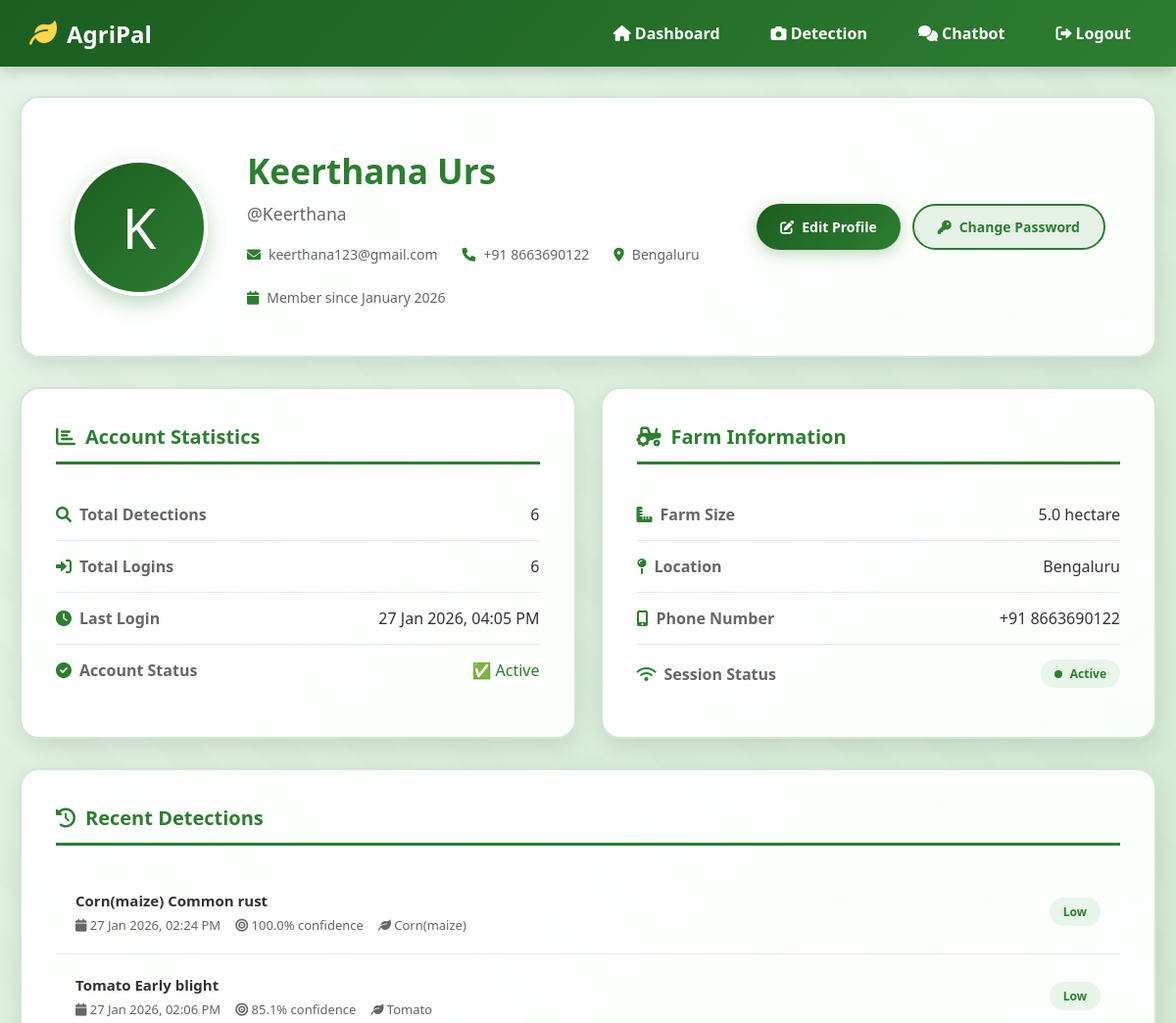
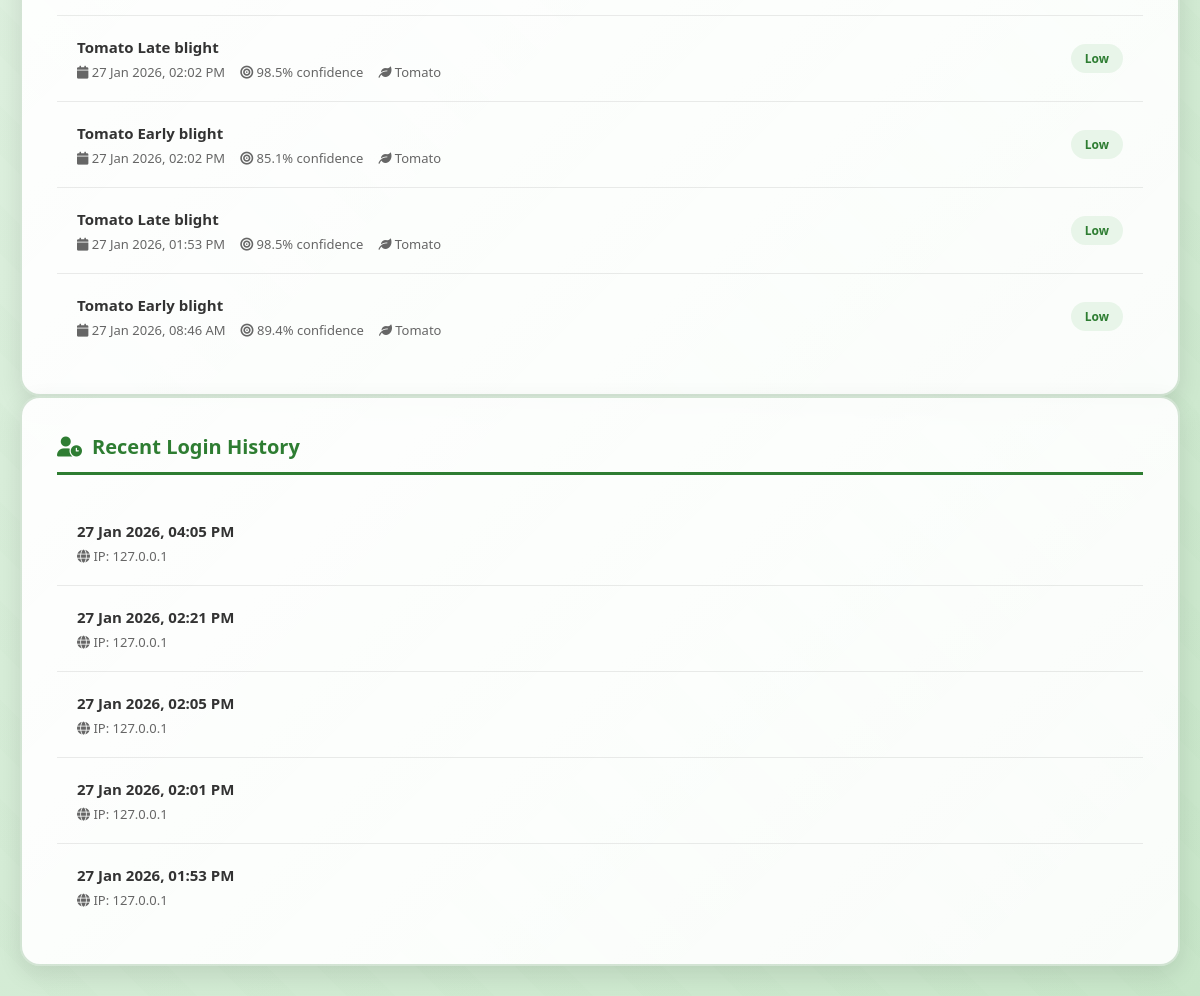
/auth/profile (signed in), run on the app's committed database (2 pictures, top to bottom).
### model.py (models this page shows, shortened)
class User(UserMixin, db.Model):
    __tablename__ = 'users'
    id = db.Column(db.Integer, primary_key=True)
    username = db.Column(db.String(80), unique=True, nullable=False, index=True)
    email = db.Column(db.String(120), unique=True, nullable=False, index=True)
    password_hash = db.Column(db.String(256), nullable=False)
    full_name = db.Column(db.String(120))
    phone = db.Column(db.String(20))
    location = db.Column(db.String(200))
    farm_size = db.Column(db.Float)
    farm_size_unit = db.Column(db.String(20), default='hectare')
    created_at = db.Column(db.DateTime, default=datetime.utcnow)
    last_login = db.Column(db.DateTime)
    is_active = db.Column(db.Boolean, default=True)
    login_count = db.Column(db.Integer, default=0)
    login_history = db.relationship('LoginHistory', backref='user', lazy='dynamic', cascade='all, delete-orphan')
    disease_detections = db.relationship('DiseaseDetection', backref='user', lazy='dynamic', cascade='all, delete-orphan')

class DiseaseDetection(db.Model):
    __tablename__ = 'disease_detections'
    id = db.Column(db.Integer, primary_key=True)
    user_id = db.Column(db.Integer, db.ForeignKey('users.id'), nullable=False)
    detected_disease = db.Column(db.String(200), nullable=False)
    confidence = db.Column(db.Float)
    severity = db.Column(db.String(50))
    plant_type = db.Column(db.String(100))
    image_filename = db.Column(db.String(256))
    gradcam_filename = db.Column(db.String(256))
    farm_area = db.Column(db.Float)
    farm_area_unit = db.Column(db.String(20))
    farm_location = db.Column(db.String(200))
    total_leaves_analyzed = db.Column(db.Integer)
    unique_diseases_count = db.Column(db.Integer)
    is_multi_disease = db.Column(db.Boolean, default=False)
    treatment_type = db.Column(db.String(50))  # 'chemical', 'organic', or 'both'
    chemical_dosage = db.Column(db.Float)
    organic_dosage = db.Column(db.Float)
    detection_time = db.Column(db.DateTime, default=datetime.utcnow)
    notes = db.Column(db.Text)

class LoginHistory(db.Model):
    __tablename__ = 'login_history'
    id = db.Column(db.Integer, primary_key=True)
    user_id = db.Column(db.Integer, db.ForeignKey('users.id'), nullable=False)
    login_time = db.Column(db.DateTime, default=datetime.utcnow)
    ip_address = db.Column(db.String(45))
    user_agent = db.Column(db.String(256))
    location = db.Column(db.String(200))

### routes/auth.py (the view)
@auth_bp.route('/profile')
@login_required
def profile():
    total_detections = DiseaseDetection.query.filter_by(user_id=current_user.id).count()
    recent_detections = DiseaseDetection.query.filter_by(user_id=current_user.id)\
        .order_by(DiseaseDetection.detection_time.desc()).limit(10).all()
    recent_logins = LoginHistory.query.filter_by(user_id=current_user.id)\
        .order_by(LoginHistory.login_time.desc()).limit(5).all()
    session_info = {
        'session_start': session.get('session_start'),
        'server_start': session.get('server_start'),
        'is_valid': 'session_start' in session
    }
    return render_template('auth/profile.html',
        total_detections=total_detections,
        recent_detections=recent_detections,
        recent_logins=recent_logins,
        session_info=session_info
    )

### app.py (called while the page is built, shortened)
@login_manager.user_loader
def load_user(user_id):
    return User.query.get(int(user_id))

@app.before_request
def validate_session():
    if request.endpoint and (
        request.endpoint.startswith('static') or
        request.endpoint.startswith('auth.') or
        request.endpoint == 'index' or
        request.endpoint == 'health_check' or
        request.endpoint == 'api_info'
    ):
        return

### templates/auth/profile.html (shortened to what this page needs)
<!DOCTYPE html>
<html lang="en">
<head>
    <link href="https://cdnjs.cloudflare.com/ajax/libs/font-awesome/6.0.0-beta3/css/all.min.css" rel="stylesheet">
</head>
<body>
    <div class="background-layer"></div>
    <div class="background-pattern"></div>
    <div class="content-wrapper">
        <nav class="navbar">
            <a href="{{ url_for('dashboard') }}" class="navbar-brand">
                <i class="fas fa-leaf"></i> AgriPal
            </a>
            <div class="navbar-links">
                <a href="{{ url_for('dashboard') }}"><i class="fas fa-home"></i> Dashboard</a>
                <a href="{{ url_for('detection_tool') }}"><i class="fas fa-camera"></i> Detection</a>
                <a href="{{ url_for('chatbot_page') }}"><i class="fas fa-comments"></i> Chatbot</a>
                <a href="{{ url_for('auth.logout') }}"><i class="fas fa-sign-out-alt"></i> Logout</a>
            </div>
        </nav>
        <div class="container">
            <div class="profile-header">
                <div class="profile-avatar">
                    {{ current_user.full_name[0].upper() if current_user.full_name else current_user.username[0].upper() }}
                </div>
                <div class="profile-info">
                    <h1>{{ current_user.full_name or current_user.username }}</h1>
                    <p style="color: #666; font-size: 1.1rem;">@{{ current_user.username }}</p>
                    <div class="profile-meta">
                        <span><i class="fas fa-envelope"></i> {{ current_user.email }}</span>
                        {% if current_user.phone %}
                        <span><i class="fas fa-phone"></i> +91 {{ current_user.phone }}</span>
                        {% endif %}
                        {% if current_user.location %}
                        <span><i class="fas fa-map-marker-alt"></i> {{ current_user.location }}</span>
                        {% endif %}
                        <span><i class="fas fa-calendar"></i> Member since {{ current_user.created_at.strftime('%B %Y') }}</span>
                    </div>
                </div>
                <div class="profile-actions">
                    <a href="{{ url_for('auth.edit_profile') }}" class="btn btn-primary">
                        <i class="fas fa-edit"></i> Edit Profile
                    </a>
                    <a href="{{ url_for('auth.change_password') }}" class="btn btn-secondary">
                        <i class="fas fa-key"></i> Change Password
                    </a>
                </div>
            </div>
            <div class="profile-grid">
                <div class="profile-card">
                    <h2 class="card-title">
                        <i class="fas fa-chart-bar"></i> Account Statistics
                    </h2>
                    <div class="info-row">
                        <span class="info-label"><i class="fas fa-search"></i> Total Detections</span>
                        <span class="info-value">{{ total_detections }}</span>
                    </div>
                    <div class="info-row">
                        <span class="info-label"><i class="fas fa-sign-in-alt"></i> Total Logins</span>
                        <span class="info-value">{{ current_user.login_count }}</span>
                    </div>
                    <div class="info-row">
                        <span class="info-label"><i class="fas fa-clock"></i> Last Login</span>
                        <span class="info-value">
                            {% if current_user.last_login %}
                                {{ current_user.last_login.strftime('%d %b %Y, %I:%M %p') }}
                            {% else %}
                                First login
                            {% endif %}
                        </span>
                    </div>
                    <div class="info-row">
                        <span class="info-label"><i class="fas fa-check-circle"></i> Account Status</span>
                        <span class="info-value">
                            {% if current_user.is_active %}
                                <span style="color: #2e7d32;">✅ Active</span>
                            {% else %}
                                <span style="color: #c62828;">❌ Inactive</span>
                            {% endif %}
                        </span>
                    </div>
                </div>
                <div class="profile-card">
                    <h2 class="card-title">
                        <i class="fas fa-tractor"></i> Farm Information
                    </h2>
                    <div class="info-row">
                        <span class="info-label"><i class="fas fa-ruler-combined"></i> Farm Size</span>
                        <span class="info-value">
                            {% if current_user.farm_size %}
                                {{ current_user.farm_size }} {{ current_user.farm_size_unit }}
                            {% else %}
                                Not set
                            {% endif %}
                        </span>
                    </div>
                    <div class="info-row">
                        <span class="info-label"><i class="fas fa-map-pin"></i> Location</span>
                        <span class="info-value">{{ current_user.location or 'Not set' }}</span>
                    </div>
                    <div class="info-row">
                        <span class="info-label"><i class="fas fa-mobile-alt"></i> Phone Number</span>
                        <span class="info-value">
                            {% if current_user.phone %}
                                +91 {{ current_user.phone }}
                            {% else %}
                                Not set
                            {% endif %}
                        </span>
                    </div>
                    <div class="info-row">
                        <span class="info-label"><i class="fas fa-wifi"></i> Session Status</span>
                        <span class="info-value">
                            {% if session_info.is_valid %}
                                <span class="session-status session-active">
                                    <span class="session-indicator"></span>
                                    Active
                                </span>
                            {% else %}
                                <span class="session-status session-invalid">
                                    <span class="session-indicator"></span>
                                    Invalid
                                </span>
                            {% endif %}
                        </span>
                    </div>
                </div>
            </div>
            <div class="profile-card" style="animation-delay: 0.3s;">
                <h2 class="card-title">
                    <i class="fas fa-history"></i> Recent Detections
                </h2>
                {% if recent_detections %}
                    <ul class="activity-list">
                        {% for detection in recent_detections %}
                        <li class="activity-item">
                            <div class="activity-info">
                                <strong>{{ detection.detected_disease.replace('_', ' ') }}</strong>
                                <div class="activity-time">
                                    <span><i class="fas fa-calendar"></i> {{ detection.detection_time.strftime('%d %b %Y, %I:%M %p') }}</span>
                                    <span><i class="fas fa-bullseye"></i> {{ "%.1f"|format(detection.confidence) }}% confidence</span>
                                    {% if detection.plant_type %}
                                    <span><i class="fas fa-leaf"></i> {{ detection.plant_type }}</span>
                                    {% endif %}
                                </div>
                            </div>
                            <span class="badge badge-{{ detection.severity.lower() if detection.severity else 'low' }}">
                                {{ detection.severity or 'Unknown' }}
                            </span>
                        </li>
                        {% endfor %}
                    </ul>
                {% else %}
                    <div class="empty-state">
                        <i class="fas fa-seedling"></i>
                        <p style="font-size: 1.1rem;">No detections yet. Start by uploading a plant image!</p>
                    </div>
                {% endif %}
            </div>
            <div class="profile-card" style="animation-delay: 0.4s;">
                <h2 class="card-title">
                    <i class="fas fa-user-clock"></i> Recent Login History
                </h2>
                {% if recent_logins %}
                    <ul class="activity-list">
                        {% for login in recent_logins %}
                        <li class="activity-item">
                            <div class="activity-info">
                                <strong>{{ login.login_time.strftime('%d %b %Y, %I:%M %p') }}</strong>
                                <div class="activity-time">
                                    <span><i class="fas fa-globe"></i> IP: {{ login.ip_address }}</span>
                                </div>
                            </div>
                        </li>
                        {% endfor %}
                    </ul>
                {% else %}
                    <div class="empty-state">
                        <i class="fas fa-history"></i>
                        <p style="font-size: 1.1rem;">No login history available.</p>
                    </div>
                {% endif %}
            </div>
        </div>
    </div>
</body>
</html>

### data on the page
User: full_name "K", full_name "Keerthana Urs", username "Keerthana", email "keerthana123@gmail.com", phone "8663690122", location "Bengaluru", created_at "January 2026", login_count "6", last_login "27 Jan 2026, 04:05 PM", farm_size "5.0", farm_size_unit "hectare"
DiseaseDetection: detected_disease.replace "Corn(maize) Common rust", detection_time "27 Jan 2026, 02:24 PM", confidence "100.0", plant_type "Corn(maize)", severity "Low"
DiseaseDetection: detected_disease.replace "Tomato Early blight", detection_time "27 Jan 2026, 02:06 PM", confidence "85.1", plant_type "Tomato", severity "Low"
DiseaseDetection: detected_disease.replace "Tomato Late blight", detection_time "27 Jan 2026, 02:02 PM", confidence "98.5", plant_type "Tomato", severity "Low"
DiseaseDetection: detected_disease.replace "Tomato Early blight", detection_time "27 Jan 2026, 02:02 PM", confidence "85.1", plant_type "Tomato", severity "Low"
DiseaseDetection: detected_disease.replace "Tomato Late blight", detection_time "27 Jan 2026, 01:53 PM", confidence "98.5", plant_type "Tomato", severity "Low"
DiseaseDetection: detected_disease.replace "Tomato Early blight", detection_time "27 Jan 2026, 08:46 AM", confidence "89.4", plant_type "Tomato", severity "Low"
LoginHistory: login_time "27 Jan 2026, 04:05 PM", ip_address "127.0.0.1"
LoginHistory: login_time "27 Jan 2026, 02:21 PM", ip_address "127.0.0.1"
LoginHistory: login_time "27 Jan 2026, 02:05 PM", ip_address "127.0.0.1"
LoginHistory: login_time "27 Jan 2026, 02:01 PM", ip_address "127.0.0.1"
LoginHistory: login_time "27 Jan 2026, 01:53 PM", ip_address "127.0.0.1"

### other printed values
{{ total_detections }} "6"
